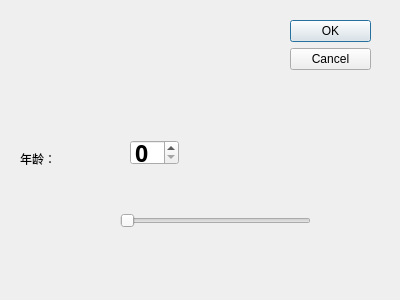
<?xml version="1.0" encoding="UTF-8"?>
<ui version="4.0">
 <class>RegisterDialog</class>
 <widget class="QDialog" name="RegisterDialog">
  <property name="geometry">
   <rect>
    <x>0</x>
    <y>0</y>
    <width>400</width>
    <height>300</height>
   </rect>
  </property>
  <property name="windowTitle">
   <string>Dialog</string>
  </property>
  <widget class="QDialogButtonBox" name="buttonBox">
   <property name="geometry">
    <rect>
     <x>290</x>
     <y>20</y>
     <width>81</width>
     <height>241</height>
    </rect>
   </property>
   <property name="orientation">
    <enum>Qt::Vertical</enum>
   </property>
   <property name="standardButtons">
    <set>QDialogButtonBox::Cancel|QDialogButtonBox::Ok</set>
   </property>
  </widget>
  <widget class="QLabel" name="label">
   <property name="geometry">
    <rect>
     <x>20</x>
     <y>150</y>
     <width>81</width>
     <height>18</height>
    </rect>
   </property>
   <property name="text">
    <string>年龄：</string>
   </property>
  </widget>
  <widget class="QSpinBox" name="spinBox">
   <property name="geometry">
    <rect>
     <x>130</x>
     <y>140</y>
     <width>49</width>
     <height>25</height>
    </rect>
   </property>
   <property name="font">
    <font>
     <family>Arial Black</family>
     <pointsize>17</pointsize>
     <weight>75</weight>
     <bold>true</bold>
    </font>
   </property>
  </widget>
  <widget class="QSlider" name="horizontalSlider">
   <property name="geometry">
    <rect>
     <x>120</x>
     <y>210</y>
     <width>191</width>
     <height>22</height>
    </rect>
   </property>
   <property name="orientation">
    <enum>Qt::Horizontal</enum>
   </property>
  </widget>
 </widget>
 <resources/>
 <connections>
  <connection>
   <sender>buttonBox</sender>
   <signal>accepted()</signal>
   <receiver>RegisterDialog</receiver>
   <slot>accept()</slot>
   <hints>
    <hint type="sourcelabel">
     <x>248</x>
     <y>254</y>
    </hint>
    <hint type="destinationlabel">
     <x>157</x>
     <y>274</y>
    </hint>
   </hints>
  </connection>
  <connection>
   <sender>buttonBox</sender>
   <signal>rejected()</signal>
   <receiver>RegisterDialog</receiver>
   <slot>reject()</slot>
   <hints>
    <hint type="sourcelabel">
     <x>316</x>
     <y>260</y>
    </hint>
    <hint type="destinationlabel">
     <x>286</x>
     <y>274</y>
    </hint>
   </hints>
  </connection>
 </connections>
</ui>
